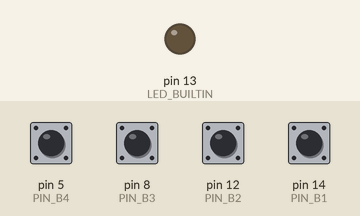
Simulated run of this sketch. Board: Arduino Uno, built with avr-gcc and run on an emulated ATmega328P. Parts: output pins drawn as LEDs (lit = HIGH). The test bench sets the inputs (shaded band); at power-on: pin 5 (PIN_B4), pin 8 (PIN_B3), pin 12 (PIN_B2), pin 14 (PIN_B1) HIGH. No radio packets arrive unless stated.

Above: at 1.2 s.
1.3 s: pin 5 (PIN_B4) pulled LOW for 0.15 s
At 1.46 s:
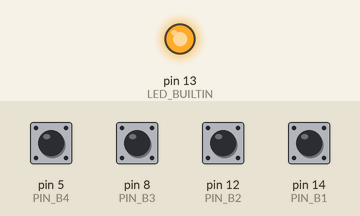
Timing chart, 0 to 4.3 s (numbered marks = the images above; inputs shaded):
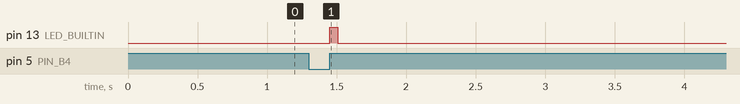

The sketch:

code_emissor.ino
```cpp
//Programa : Módulo RF Transmissor com Arduino Tiny

#include <VirtualWire.h>

#define PIN_RF 4
#define PIN_B1 14
#define PIN_B2 12
#define PIN_B3 8
#define PIN_B4 5
#define LED_BUILTIN 13


void setup() {
 pinMode(LED_BUILTIN, OUTPUT);

  pinMode(PIN_B1, INPUT_PULLUP);
  pinMode(PIN_B2, INPUT_PULLUP);
  pinMode(PIN_B3, INPUT_PULLUP);
  pinMode(PIN_B4, INPUT_PULLUP);

  vw_set_tx_pin(PIN_RF);
  vw_setup(2000);  // Bits per sec
}

void loop() {
  if (digitalRead(PIN_B1) == LOW) {
    while (digitalRead(PIN_B1) == LOW) {}
    send("A");
  }

  if (digitalRead(PIN_B2) == LOW) {
    while (digitalRead(PIN_B2) == LOW) {}
    send("B");
  }

  if (digitalRead(PIN_B3) == LOW) {
    while (digitalRead(PIN_B3) == LOW) {}
    send("C");
  }

  if (digitalRead(PIN_B4) == LOW) {
    while (digitalRead(PIN_B4) == LOW) {}
    send("D");
  }
}

// void press(int PIN) {
//   if (digitalRead(PIN) == LOW) {
//     while (digitalRead(PIN) == LOW) {}
//     char buffer[2];
//     sprintf(buffer, "%d", PIN);
//     send(buffer);
//     send()
//   }
// }

void send(char *message) {
  digitalWrite(LED_BUILTIN, HIGH);
  vw_send((uint8_t *)message, strlen(message));
  vw_wait_tx();  // Aguarda o envio de dados
  digitalWrite(LED_BUILTIN, LOW);
}
```

Measured:
- after the input at 1.3 s, pin 13 (LED_BUILTIN): LOW → HIGH after 0.15 s, → LOW 0.06 s later
